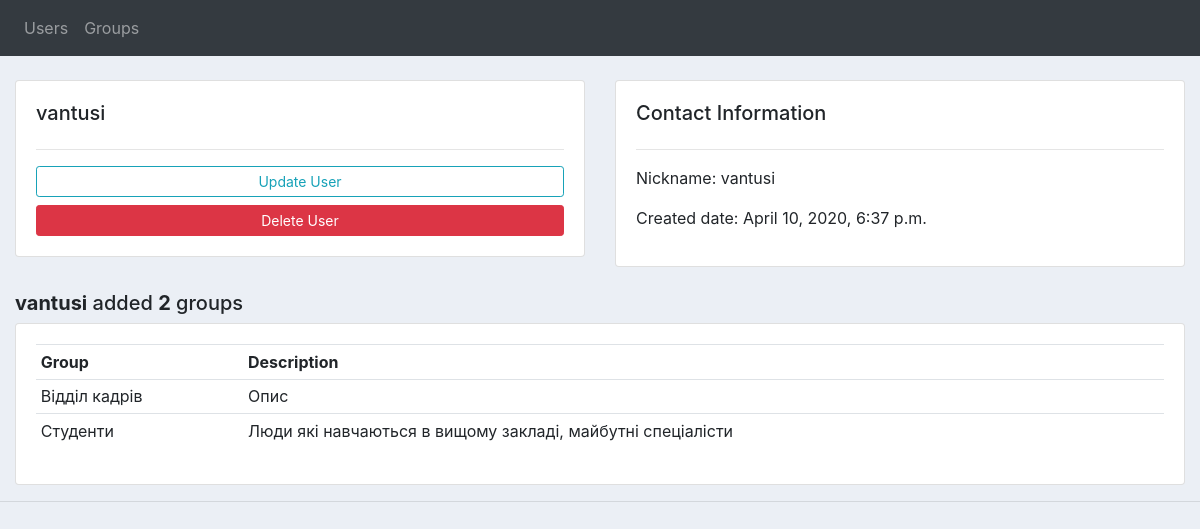
The app's page /user/6 with its own data.
### acccounts/models.py (models this page shows, shortened)
class User(models.Model):
    nickname = models.CharField('User nickname', max_length=25)
    created_date = models.DateTimeField('User created date', auto_now_add=True, null=True)
    group = models.ManyToManyField(Group, verbose_name='Groups')
    def get_absolute_url(self):
        return reverse('user_info', args=[str(self.id)])
    class Meta:
        verbose_name='User'
        verbose_name_plural='Users'

class Group(models.Model):
    id = models.PositiveSmallIntegerField('Group number', default=0, primary_key=True, help_text='id number for group')
    name = models.CharField('Group name', max_length=25)
    descripion = models.TextField('A short description of the group')
    class Meta:
        verbose_name='Group'
        verbose_name_plural='Groups'

### acccounts/views.py (the view)
# urls.py: url(r'user/(?P<pk>\d+)$', views.view_user_info, name="user_info"),
def view_user_info(request, pk):
    user = User.objects.get(id=pk)
    return render(request, 'user_group/user_info.html', context= {
        'user': user,
    })

### acccounts/templates/user_group/user_info.html (shortened to what this page needs)
{% extends "base_generic.html" %}
{% block content %}
<div class="row">
	<div class="col-md">
		<div class="card card-body">
			<h5>{{user.nickname}}</h5>
			<hr>
			<a class="btn btn-outline-info  btn-sm btn-block" href="{{ user.get_absolute_url }}/update">Update User</a>
			<a class="btn btn-danger  btn-sm btn-block" href="{{ user.get_absolute_url }}/delete">Delete User</a>
		</div>
	</div>
	<div class="col-md">
		<div class="card card-body">
			<h5>Contact Information</h5>
			<hr>
			<p>Nickname: {{user.nickname}}</p>
			<p>Created date: {{user.created_date}}</p>
		</div>
	</div>
</div>
<br>
<div class="row">
	<div class="col-md">
		<h5><strong>{{user.nickname}}</strong> added <strong>{{user.group.all.count}}</strong> groups</h5>
		<div class="card card-body">
			<table class="table table-sm">
				<tr>
					<th>Group</th>
					<th>Description</th>
				</tr>
				{% for group in user.group.all %}
					<tr>
						<td>{{group.name}}</td>
						<td>{{group.descripion}}</td>
					</tr>
				{% endfor %}
			</table>
		</div>
	</div>
</div>
{% endblock %}

### static/css/main.css (style rules this page uses)
body { background-color: #ebeff5; }

### records on screen
User: nickname "vantusi", created_date "April 10, 2020, 6:37 p.m.", group.all.count "2"
Group: name "Відділ кадрів", descripion "Опис"
Group: name "Студенти", descripion "Люди які навчаються в вищому закладі, майбутні спеціалісти"
